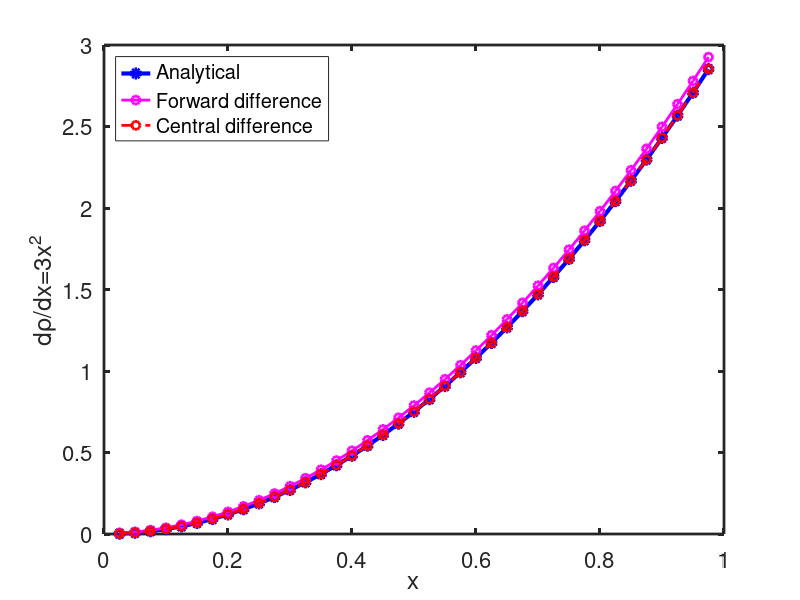

Source code (MATLAB):
%% Approximating derivative using first order numerical scheme.

%clear all;
close all;

% Create 1D grid.
x = [0:0.025:1]';
rho = x.^3; % rho = x^3

% Get the length of the array.
n = length(x);

%%%%%%%%%%%%%%%%%%%%%%%%%%%%%%%%%%%%%%%%%%%%%%%%%%%%%%%%%%%%%%%%%%%%%%%%%%%%%%%%
%% First order derivative.

rho_prime = 3*x.^2; % Analytical expression for derivative.

% Estimate gradients numerically using forward and central difference schemes.
rho_prime_forward = zeros(size(rho));
rho_prime_central_difference = zeros(size(rho));

rho_prime_forward(1, 1) = (rho(2, 1) - rho(1, 1)) / (rho(2, 1) - rho(1, 1));
rho_prime_forward(n, 1) = (rho(n, 1) - rho(n-1, 1)) / (rho(n, 1) - rho(n-1, 1));

rho_prime_central_difference(1, 1) = (rho(2, 1) - rho(1, 1)) / (rho(2, 1) - rho(1, 1));
rho_prime_central_difference(n, 1) = (rho(n, 1) - rho(n-1, 1)) / (rho(n, 1) - rho(n-1, 1));

for i = 2 : length(rho)-1
  rho_prime_forward(i, 1) = (rho(i+1, 1) - rho(i, 1)) / (x(i+1, 1) - x(i, 1));
  rho_prime_central_difference(i, 1) = (rho(i+1, 1) - rho(i-1, 1)) / (x(i+1, 1) - x(i-1, 1));
end

% Compute error.
err_l1_forward = sum(abs(rho_prime_forward(2:n-1) - rho_prime(2:n-1)))/(n-2);
err_l1_central = sum(abs(rho_prime_central_difference(2:n-1) - rho_prime(2:n-1)))/(n-2);

% Plot comparisons between analytical and numerical values for gradients.
figure(2);
hold on;
plot(x(2:n-1), rho_prime(2:n-1), '-ob', 'linewidth', 3);
plot(x(2:n-1), rho_prime_forward(2:n-1), '-om', 'linewidth', 2);
plot(x(2:n-1), rho_prime_central_difference(2:n-1), '--or', 'linewidth', 2);
legend('Analytical', 'Forward difference', 'Central difference',  'location', 'northwest');
hold on;
xlabel('x');
ylabel('d\rho/dx=3x^2');
box on;
set(gca, "linewidth", 2, "fontsize", 16)
hold off;

